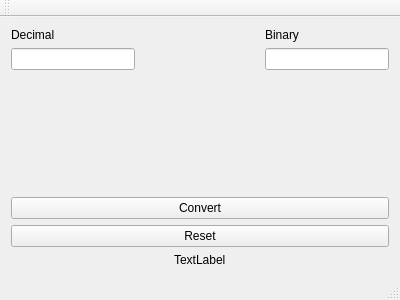
<?xml version="1.0" encoding="UTF-8"?>
<ui version="4.0">
 <class>MainWindow</class>
 <widget class="QMainWindow" name="MainWindow">
  <property name="geometry">
   <rect>
    <x>0</x>
    <y>0</y>
    <width>400</width>
    <height>300</height>
   </rect>
  </property>
  <property name="windowTitle">
   <string>MainWindow</string>
  </property>
  <widget class="QWidget" name="centralWidget">
   <layout class="QHBoxLayout" name="horizontalLayout_2">
    <item>
     <layout class="QVBoxLayout" name="verticalLayout_3">
      <item>
       <layout class="QHBoxLayout" name="horizontalLayout">
        <item>
         <layout class="QVBoxLayout" name="verticalLayout">
          <item>
           <widget class="QLabel" name="label_decimal">
            <property name="text">
             <string>Decimal</string>
            </property>
           </widget>
          </item>
          <item>
           <widget class="QLineEdit" name="lineEdit_decimal"/>
          </item>
         </layout>
        </item>
        <item>
         <spacer name="horizontalSpacer">
          <property name="orientation">
           <enum>Qt::Horizontal</enum>
          </property>
          <property name="sizeHint" stdset="0">
           <size>
            <width>40</width>
            <height>20</height>
           </size>
          </property>
         </spacer>
        </item>
        <item>
         <layout class="QVBoxLayout" name="verticalLayout_2">
          <item>
           <widget class="QLabel" name="label_binary">
            <property name="text">
             <string>Binary</string>
            </property>
           </widget>
          </item>
          <item>
           <widget class="QLineEdit" name="lineEdit_binary"/>
          </item>
         </layout>
        </item>
       </layout>
      </item>
      <item>
       <spacer name="verticalSpacer">
        <property name="orientation">
         <enum>Qt::Vertical</enum>
        </property>
        <property name="sizeHint" stdset="0">
         <size>
          <width>20</width>
          <height>40</height>
         </size>
        </property>
       </spacer>
      </item>
      <item>
       <widget class="QPushButton" name="pushButton">
        <property name="text">
         <string>Convert</string>
        </property>
       </widget>
      </item>
      <item>
       <widget class="QPushButton" name="pushButton_reset">
        <property name="text">
         <string>Reset</string>
        </property>
       </widget>
      </item>
      <item alignment="Qt::AlignHCenter">
       <widget class="QLabel" name="label_result">
        <property name="text">
         <string>TextLabel</string>
        </property>
       </widget>
      </item>
     </layout>
    </item>
   </layout>
  </widget>
  <widget class="QMenuBar" name="menuBar">
   <property name="geometry">
    <rect>
     <x>0</x>
     <y>0</y>
     <width>400</width>
     <height>21</height>
    </rect>
   </property>
  </widget>
  <widget class="QToolBar" name="mainToolBar">
   <attribute name="toolBarArea">
    <enum>TopToolBarArea</enum>
   </attribute>
   <attribute name="toolBarBreak">
    <bool>false</bool>
   </attribute>
  </widget>
  <widget class="QStatusBar" name="statusBar"/>
 </widget>
 <layoutdefault spacing="6" margin="11"/>
 <resources/>
 <connections/>
</ui>
